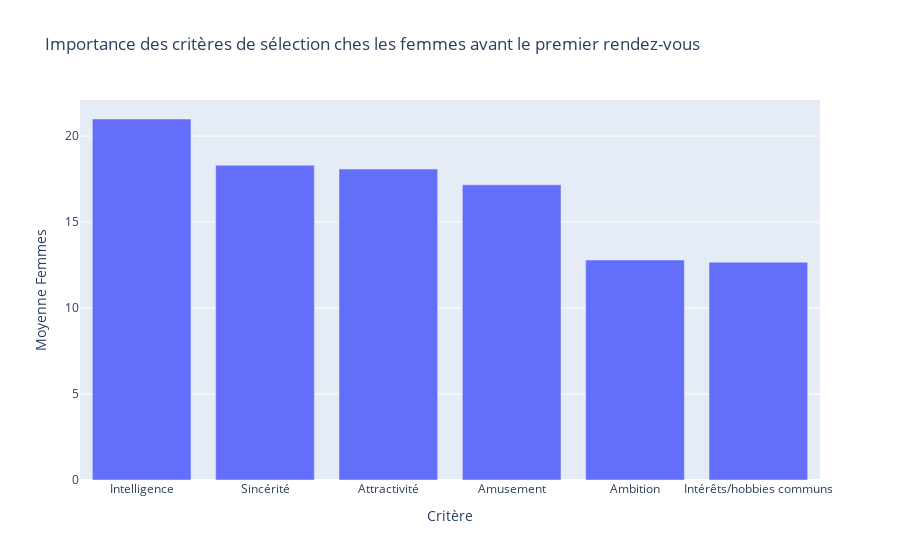

The notebook cell this image was saved under:
### Code cell
df_less_att_f = df_less_att_f.sort_values(by='Moyenne Femmes', ascending=False)

df_less_att_f['Critère'] = df_less_att_f['Critère'].replace(attraction_mapping)

fig = px.bar(df_less_att_f, x="Critère", y="Moyenne Femmes", title="Importance des critères de sélection ches les femmes avant le premier rendez-vous")

fig.show(ascending=False)

### Figure 1 — Plotly figure (JSON) as saved in the notebook; plotly's stock layout.template omitted (floating-point values rounded to 4 significant figures)
{"data": [{"alignmentgroup": "True", "hovertemplate": "Critère=%{x}<br>Moyenne Femmes=%{y}<extra></extra>", "legendgroup": "", "marker": {"color": "#636efa", "pattern": {"shape": ""}}, "name": "", "offsetgroup": "", "orientation": "v", "showlegend": false, "textposition": "auto", "type": "bar", "x": ["Intelligence", "Sincérité", "Attractivité", "Amusement", "Ambition", "Intérêts/hobbies communs"], "xaxis": "x", "y": [20.99, 18.3, 18.08, 17.16, 12.79, 12.66], "yaxis": "y"}], "layout": {"barmode": "relative", "legend": {"tracegroupgap": 0}, "title": {"text": "Importance des critères de sélection ches les femmes avant le premier rendez-vous"}, "xaxis": {"anchor": "y", "domain": [0, 1], "title": {"text": "Critère"}}, "yaxis": {"anchor": "x", "domain": [0, 1], "title": {"text": "Moyenne Femmes"}}}}
